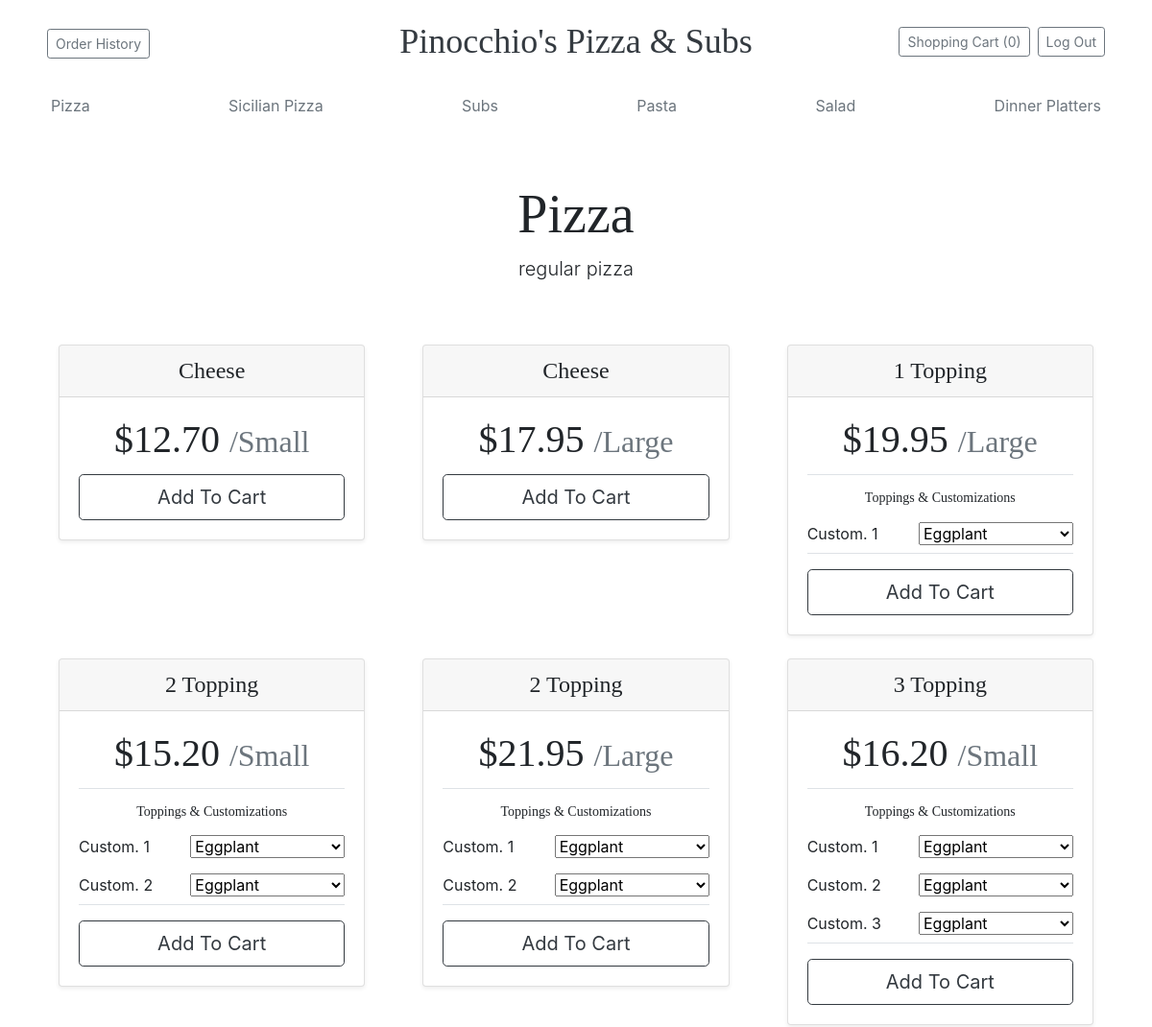
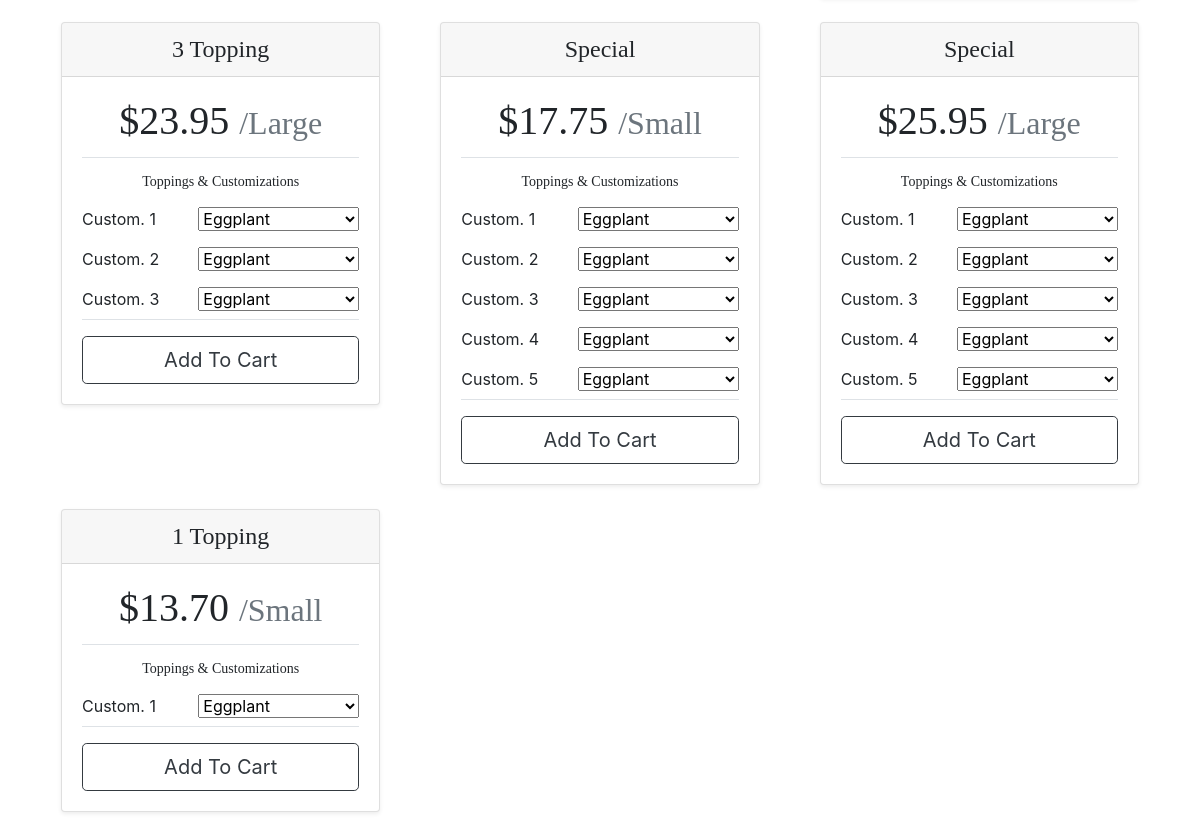
Screenshot of /menu?category=a85f853d-7814-4de5-bac8-39aa494ac50e (signed in) with the database file from the repository (2 pictures, top to bottom).
### orders/models.py (models this page shows, shortened)
class Ticket(models.Model):
    id = models.UUIDField(primary_key=True, default=uuid.uuid4, editable=False)
    customerId = models.ForeignKey(User, on_delete=models.CASCADE, related_name="customer")
    subTotal = models.DecimalField(default=0.00, decimal_places=2, max_digits=5)
    isSubmitted = models.BooleanField(default=False)
    submittedOn = models.DateTimeField(null=True)
    isCompleted = models.BooleanField(default=False)

class MenuCategory(models.Model):
    id = models.UUIDField(primary_key=True, default=uuid.uuid4, editable=False)
    name = models.CharField(max_length=28)
    description = models.CharField(max_length=128)

class MenuItem(models.Model):
    id = models.UUIDField(primary_key=True, default=uuid.uuid4, editable=False)
    name = models.CharField(max_length=64)
    description = models.CharField(max_length=128)
    category = models.ForeignKey(MenuCategory, on_delete=models.ProtectedError, related_name="menuItems")
    price = models.DecimalField(default=0.00, decimal_places=2, max_digits=5)
    size = models.CharField(max_length=16, choices=SIZE_CHOICES, default='None')
    maximumModifiersAllowed = models.IntegerField()
    supportedModifiers = models.ManyToManyField(MenuItemModifier, blank=True, related_name="supportedMenuItems")

### orders/views.py (the view)
# urls.py: path("menu", views.menu, name="menu"),
@login_required()
@require_http_methods(["GET"])
def menu(request):
    categoryId = request.GET.get('category', '')
    menuCategory = MenuCategory.objects.get(id=categoryId)
    context = {
        "menu": getMenu(),
        "shoppingCart": getShoppingCartByUser(request.user),
        "menuCategory": menuCategory
    }
    return render(request, "menu.html", context)

### orders/templatetags/get_range.py (called while the page is built)
@register.filter
def get_range(value):
    return range(value)

### orders/views.py (called while the page is built)
def getMenu():
    menu = {
        "menuCategories": MenuCategory.objects.all()
    }
    return menu

def getShoppingCartByUser(user):
    shoppingCartTicket = Ticket.objects.filter(customerId=user, isSubmitted=False)
    if not shoppingCartTicket:
        Ticket.objects.create(customerId=user)
        shoppingCartTicket = Ticket.objects.filter(customerId=user, isSubmitted=False)
    updateTicketSubtotal(shoppingCartTicket[0])
    return shoppingCartTicket[0]

def updateTicketSubtotal(ticket):
    newSubtotal = decimal.Decimal(0.00)
    for orderItem in ticket.orderItems.all():
        newSubtotal = newSubtotal + orderItem.totalItemPrice
    ticket.subTotal = newSubtotal
    return ticket.save()

### orders/templates/menu.html (shortened to what this page needs)
{% extends "layout.html" %}
{% load get_range %}
{% block body %}
    <div class="pricing-header px-3 py-3 pt-md-5 pb-md-4 mx-auto text-center">
        <h1 class="display-4">{{ menuCategory.name }}</h1>
        <p class="lead">{{ menuCategory.description }}</p>
        <div class="card-deck mb-3 pt-5 text-center">
            <div class="row">
                {% for menuItem in menuCategory.menuItems.all %}
                    <div class="col-sm-12 col-md-4">
                        <form method="POST" action="{% url 'orderItems' ticket_id=shoppingCart.id %}">
                            <div class="card mb-4 shadow-sm">
                                <div class="card-header">
                                    <h4 class="my-0 font-weight-normal">{{ menuItem.name }}</h4>
                                </div>
                                <div class="card-body">
                                    <h1 class="card-title pricing-card-title">
                                        ${{ menuItem.price }}
                                        <small class="text-muted">/{{ menuItem.size }}</small>
                                    </h1>
                                    {% if menuItem.maximumModifiersAllowed > 0 %}
                                        <div class="border-top border-bottom mb-3">
                                            <h2 class="f-14 pt-3">Toppings & Customizations</h2>
                                            <ul class="list-group list-group-flush">
                                                {% for i in menuItem.maximumModifiersAllowed|get_range %}
                                                    <li class="list-group-item border-0 my-1 py-1 px-0">
                                                        <span class="float-left">Custom. {{ i|add:1 }}</span>
                                                        <select id="customization{{ i }}" name="customization{{ i }}"
                                                                class="float-right">
                                                            {% for modifier in menuItem.supportedModifiers.all %}
                                                                <option value="{{ modifier.id }}">
                                                                    {{ modifier.name }}
                                                                </option>
                                                            {% endfor %}
                                                        </select>
                                                    </li>
                                                {% endfor %}
                                            </ul>
                                        </div>
                                    {% endif %}
                                    <button type="submit" class="btn btn-lg btn-block btn-outline-dark">Add To Cart
                                    </button>
                                </div>
                            </div>
                        </form>
                    </div>
                {% endfor %}
            </div>
        </div>
    </div>
{% endblock %}

### templates/layout.html (shortened to what this page needs)
<!doctype html>
<html lang="en">
<head>
    <link rel="stylesheet" href="https://stackpath.bootstrapcdn.com/bootstrap/4.3.1/css/bootstrap.min.css"
>
    {% load static %}
    <link href="{% static "/orders/styles.css" %}" rel="stylesheet">
</head>
<body>
<div class="container">
    <header class="blog-header py-3">
        <div class="row flex-nowrap justify-content-between align-items-center">
            <div class="col-3 pt-1">
                {% if user.is_authenticated %}
                    <a class="btn btn-sm btn-outline-secondary mx-1" href="{% url 'tickets' %}">Order History</a>
                {% endif %}
            </div>
            <div class="col-6 text-center">
                <a class="header-title text-dark" href="#">Pinocchio's Pizza & Subs</a>
            </div>
            <div class="col-3 d-flex justify-content-end align-items-center">
                {% if user.is_authenticated %}
                    <a class="btn btn-sm btn-outline-secondary mx-1"
                       href="{% url 'ticket' ticket_id=shoppingCart.id %}">Shopping Cart
                        ({{ shoppingCart.orderItems.all|length }})</a>
                    <a class="btn btn-sm btn-outline-secondary mx-1" href="{% url 'logout' %}">Log Out</a>
                {% else %}
                    <a class="btn btn-sm btn-outline-secondary mx-1" href="{% url 'signup' %}">Sign up</a>
                    <a class="btn btn-sm btn-outline-secondary mx-1" href="{% url 'login' %}">Sign in</a>
                {% endif %}
            </div>
        </div>
    </header>
    <div class="nav-scroller py-1 mb-2">
        <nav class="nav d-flex justify-content-between">
            {% for category in menu.menuCategories %}
                <a class="p-2 text-muted"
                   href="{% url 'menu' %}?category={{ category.id }}">{{ category.name }}</a>
            {% endfor %}
        </nav>
    </div>
    {% block body %}{% endblock %}
</div>
</body>
</html>

### static/orders/styles.css (style rules this page uses)
.header-title { font-family: "Playfair Display"; font-size: 2.25rem; }
h1, h2, h3, h4, h5, h6 { font-family: "Playfair Display"; }
.f-14 { font-size: 14px; }

### rows the page displays
Ticket: orderItems.all|length "0"
MenuCategory: name "Pizza", description "regular pizza"
MenuCategory: name "Sicilian Pizza"
MenuCategory: name "Subs"
MenuCategory: name "Pasta"
MenuCategory: name "Salad"
MenuCategory: name "Dinner Platters"
MenuItem: name "Cheese", price "12.70", size "Small"
MenuItem: name "Cheese", price "17.95", size "Large"
MenuItem: name "1 Topping", price "19.95", size "Large", maximumModifiersAllowed "1"
MenuItem: name "2 Topping", price "15.20", size "Small", maximumModifiersAllowed "1" "2"
MenuItem: name "2 Topping", price "21.95", size "Large", maximumModifiersAllowed "1" "2"
MenuItem: name "3 Topping", price "16.20", size "Small", maximumModifiersAllowed "1" "2" "3"
MenuItem: name "3 Topping", price "23.95", size "Large", maximumModifiersAllowed "1" "2" "3"
MenuItem: name "Special", price "17.75", size "Small", maximumModifiersAllowed "1" "2" "3" "4" "5"
MenuItem: name "Special", price "25.95", size "Large", maximumModifiersAllowed "1" "2" "3" "4" "5"
MenuItem: name "1 Topping", price "13.70", size "Small", maximumModifiersAllowed "1"

### other values shown
form field value "Eggplant"
